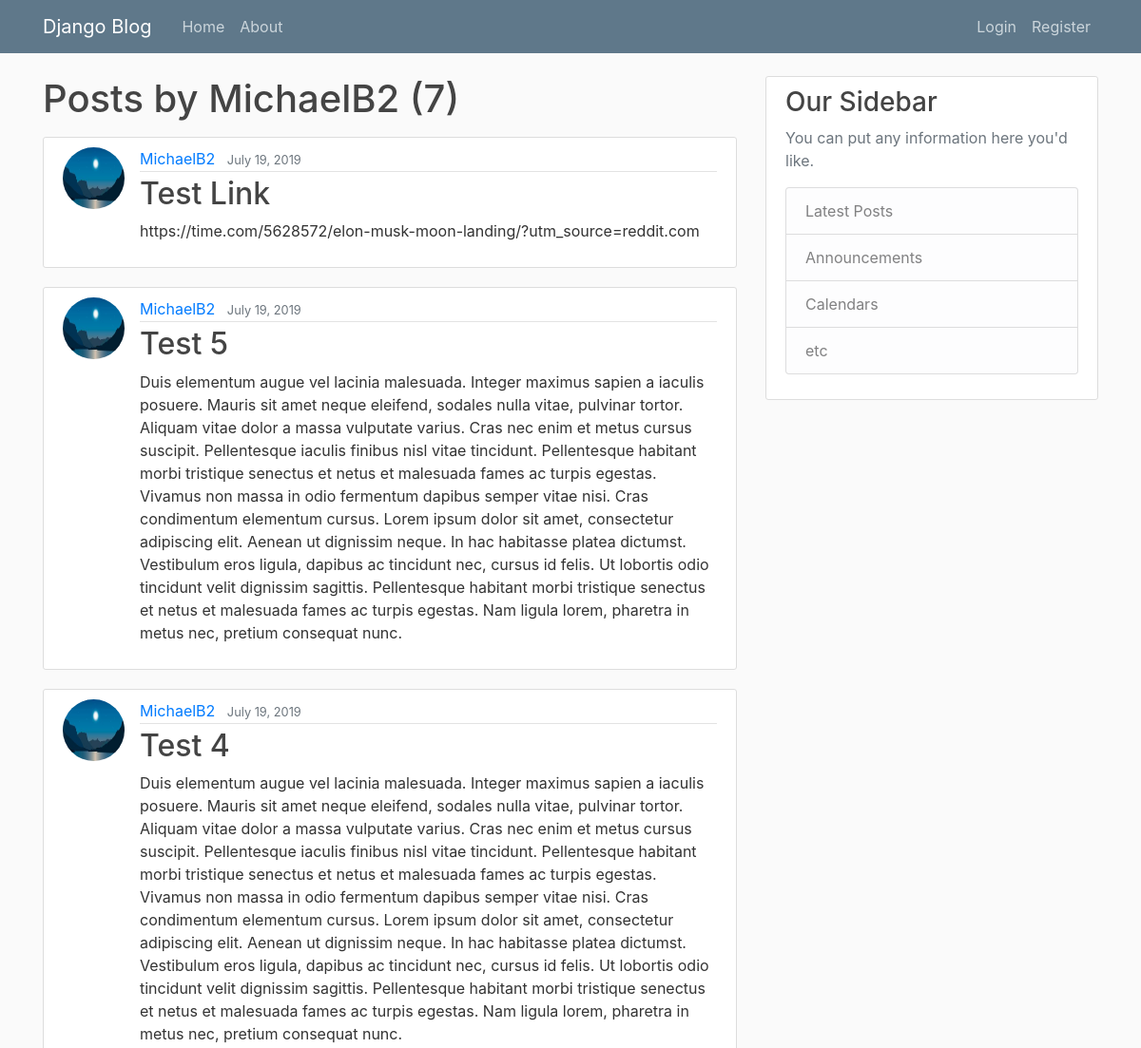
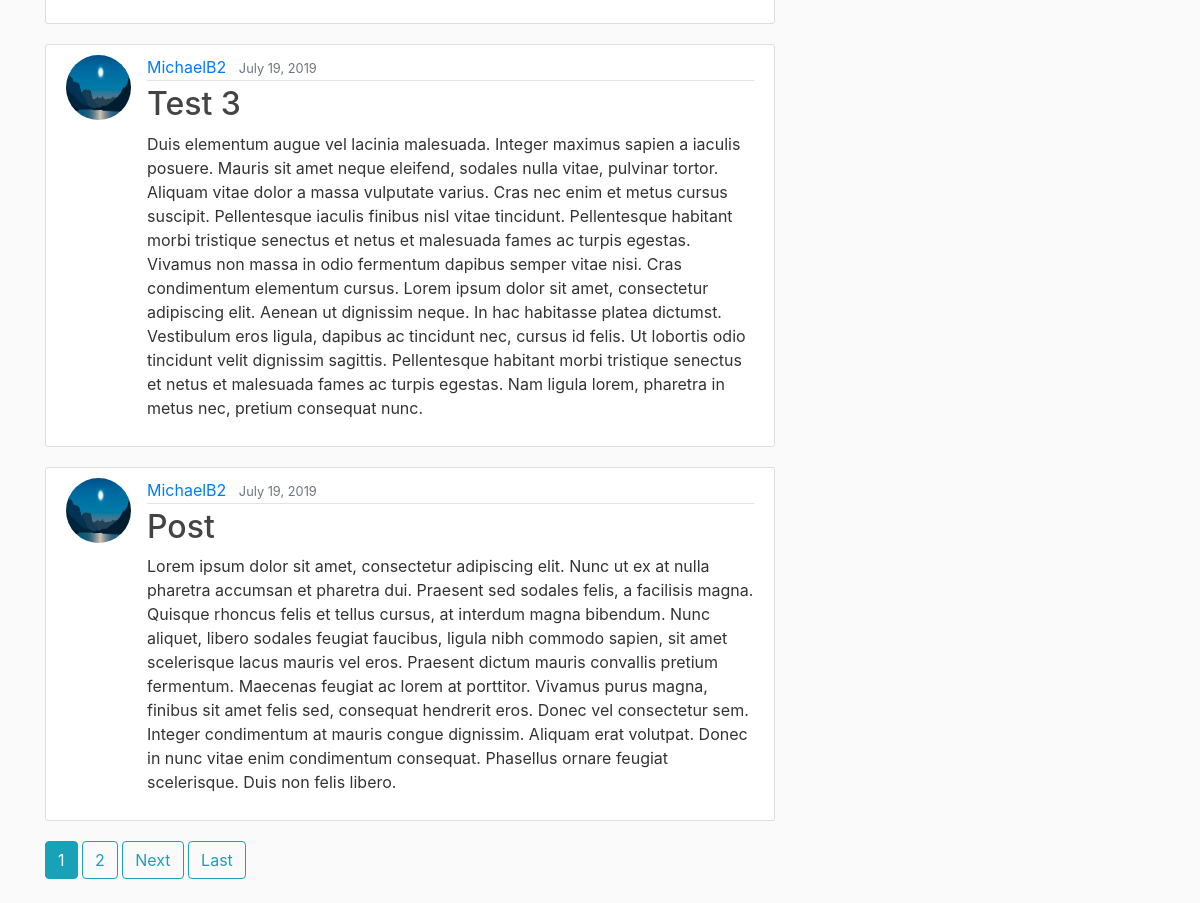
Screenshot of /user/MichaelB2 with the database file from the repository (2 pictures, top to bottom).
### blog/models.py (models this page shows, shortened)
class Post(models.Model):
    title = models.CharField(max_length=100)
    content = models.TextField()
    date_posted = models.DateTimeField(default=timezone.now)
    author = models.ForeignKey(User, on_delete=models.CASCADE)

### users/models.py (models this page shows, shortened)
class Profile(models.Model):
    user = models.OneToOneField(User,on_delete=models.CASCADE)
    image = models.ImageField(default='default.jpg',upload_to='profile_pics')

### blog/views.py (the view)
# urls.py: path('user/<str:username>', UserPostListView.as_view(), name='user-posts'),
class UserPostListView(ListView):
    model = Post
    template_name = 'blog/user_posts.html'  # <app>/<model>_<viewtype>.html
    context_object_name = 'posts'
    paginate_by = 5
    def get_queryset(self):
        user = get_object_or_404(User, username=self.kwargs.get('username'))
        return Post.objects.filter(author=user).order_by('-date_posted')

### blog/templates/blog/user_posts.html (shortened to what this page needs)
{% extends "blog/base.html" %}
{% block content %}
    <h1 class="mb-3">Posts by {{ view.kwargs.username }} ({{ page_obj.paginator.count }})</h1>
    {% for post in posts %}
        <article class="media content-section">
          <img class="rounded-circle article-img" src="{{ post.author.profile.image.url }}">
          <div class="media-body">
            <div class="article-metadata">
              <a class="mr-2" href="{% url 'user-posts' post.author.username %}">{{ post.author }}</a>
              <small class="text-muted">{{ post.date_posted|date:"F d, Y" }}</small>
            </div>
            <h2><a class="article-title" href="{% url 'post-detail' post.id %}">{{ post.title }}</a></h2>
            <p class="article-content">{{ post.content }}</p>
          </div>
        </article>
    {% endfor %}
    {% if is_paginated %}
      {% for num in page_obj.paginator.page_range %}
        {% if page_obj.number == num %}
          <a class="btn btn-info mb-4" href="?page={{ num }}">{{ num }}</a>
        {% elif num > page_obj.number|add:'-3' and num < page_obj.number|add:'3' %}
          <a class="btn btn-outline-info mb-4" href="?page={{ num }}">{{ num }}</a>
        {% endif %}
      {% endfor %}
      {% if page_obj.has_next %}
        <a class="btn btn-outline-info mb-4" href="?page={{ page_obj.next_page_number }}">Next</a>
        <a class="btn btn-outline-info mb-4" href="?page={{ page_obj.paginator.num_pages }}">Last</a>
      {% endif %}
    {% endif %}
{% endblock content %}

### blog/static/blog/main.css (style rules this page uses)
body { background: #fafafa; color: #333333; margin-top: 5rem; }
h1, h2, h3, h4, h5, h6 { color: #444444; }
.content-section { background: #ffffff; padding: 10px 20px; border: 1px solid #dddddd; border-radius: 3px; margin-bottom: 20px; }
.article-title { color: #444444; }
.article-content { white-space: pre-line; }
.article-img { height: 65px; width: 65px; margin-right: 16px; }
.article-metadata { padding-bottom: 1px; margin-bottom: 4px; border-bottom: 1px solid #e3e3e3 }

### rows the page displays
Post: author.profile.image (picture), author "MichaelB2", date_posted "July 19, 2019", title "Test Link", content "https://time.com/5628572/elon-musk-moon-landing/?utm_source=reddit.com"
Post: author.profile.image (picture), author "MichaelB2", date_posted "July 19, 2019", title "Test 5", content "Duis elementum augue vel lacinia malesuada. Integer maximus sapien a iaculis posuere. Mauris sit amet neque eleifend, sodales nulla vitae, pulvinar tortor. Aliquam vitae dolor a massa vulputate varius. Cras nec enim et metus cursus suscipit. Pellentesque iaculis finibus nisl vitae tincidunt. Pellentesque habitant morbi tristique senectus et netus et malesuada fames ac turpis egestas. Vivamus non massa in odio fermentum dapibus semper vitae nisi. Cras condimentum elementum cursus. Lorem ipsum dolor sit amet, consectetur adipiscing elit. Aenean ut dignissim neque. In hac habitasse platea dictumst. Vestibulum eros ligula, dapibus ac tincidunt nec, cursus id felis. Ut lobortis odio tincidunt…"
Post: author.profile.image (picture), author "MichaelB2", date_posted "July 19, 2019", title "Test 4", content "Duis elementum augue vel lacinia malesuada. Integer maximus sapien a iaculis posuere. Mauris sit amet neque eleifend, sodales nulla vitae, pulvinar tortor. Aliquam vitae dolor a massa vulputate varius. Cras nec enim et metus cursus suscipit. Pellentesque iaculis finibus nisl vitae tincidunt. Pellentesque habitant morbi tristique senectus et netus et malesuada fames ac turpis egestas. Vivamus non massa in odio fermentum dapibus semper vitae nisi. Cras condimentum elementum cursus. Lorem ipsum dolor sit amet, consectetur adipiscing elit. Aenean ut dignissim neque. In hac habitasse platea dictumst. Vestibulum eros ligula, dapibus ac tincidunt nec, cursus id felis. Ut lobortis odio tincidunt…"
Post: author.profile.image (picture), author "MichaelB2", date_posted "July 19, 2019", title "Test 3", content "Duis elementum augue vel lacinia malesuada. Integer maximus sapien a iaculis posuere. Mauris sit amet neque eleifend, sodales nulla vitae, pulvinar tortor. Aliquam vitae dolor a massa vulputate varius. Cras nec enim et metus cursus suscipit. Pellentesque iaculis finibus nisl vitae tincidunt. Pellentesque habitant morbi tristique senectus et netus et malesuada fames ac turpis egestas. Vivamus non massa in odio fermentum dapibus semper vitae nisi. Cras condimentum elementum cursus. Lorem ipsum dolor sit amet, consectetur adipiscing elit. Aenean ut dignissim neque. In hac habitasse platea dictumst. Vestibulum eros ligula, dapibus ac tincidunt nec, cursus id felis. Ut lobortis odio tincidunt…"
Post: author.profile.image (picture), author "MichaelB2", date_posted "July 19, 2019", title "Post", content "Lorem ipsum dolor sit amet, consectetur adipiscing elit. Nunc ut ex at nulla pharetra accumsan et pharetra dui. Praesent sed sodales felis, a facilisis magna. Quisque rhoncus felis et tellus cursus, at interdum magna bibendum. Nunc aliquet, libero sodales feugiat faucibus, ligula nibh commodo sapien, sit amet scelerisque lacus mauris vel eros. Praesent dictum mauris convallis pretium fermentum. Maecenas feugiat ac lorem at porttitor. Vivamus purus magna, finibus sit amet felis sed, consequat hendrerit eros. Donec vel consectetur sem. Integer condimentum at mauris congue dignissim. Aliquam erat volutpat. Donec in nunc vitae enim condimentum consequat. Phasellus ornare feugiat scelerisque.…"

### other values shown
{{ view.kwargs.username }} "MichaelB2"
{{ page_obj.paginator.count }} "7"
{{ num }} "1"
{{ num }} "2"
